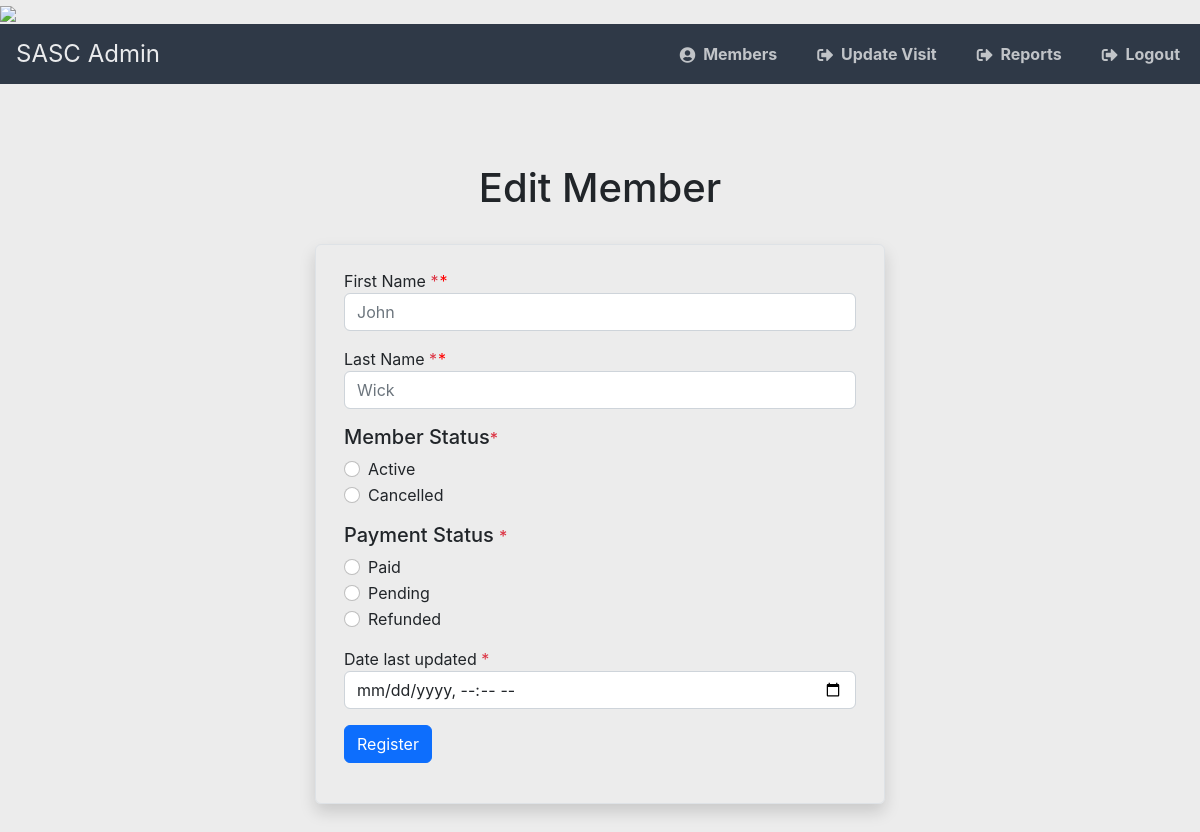
Page /editmember.php?mem_pass_number=1 on the earlier database version.
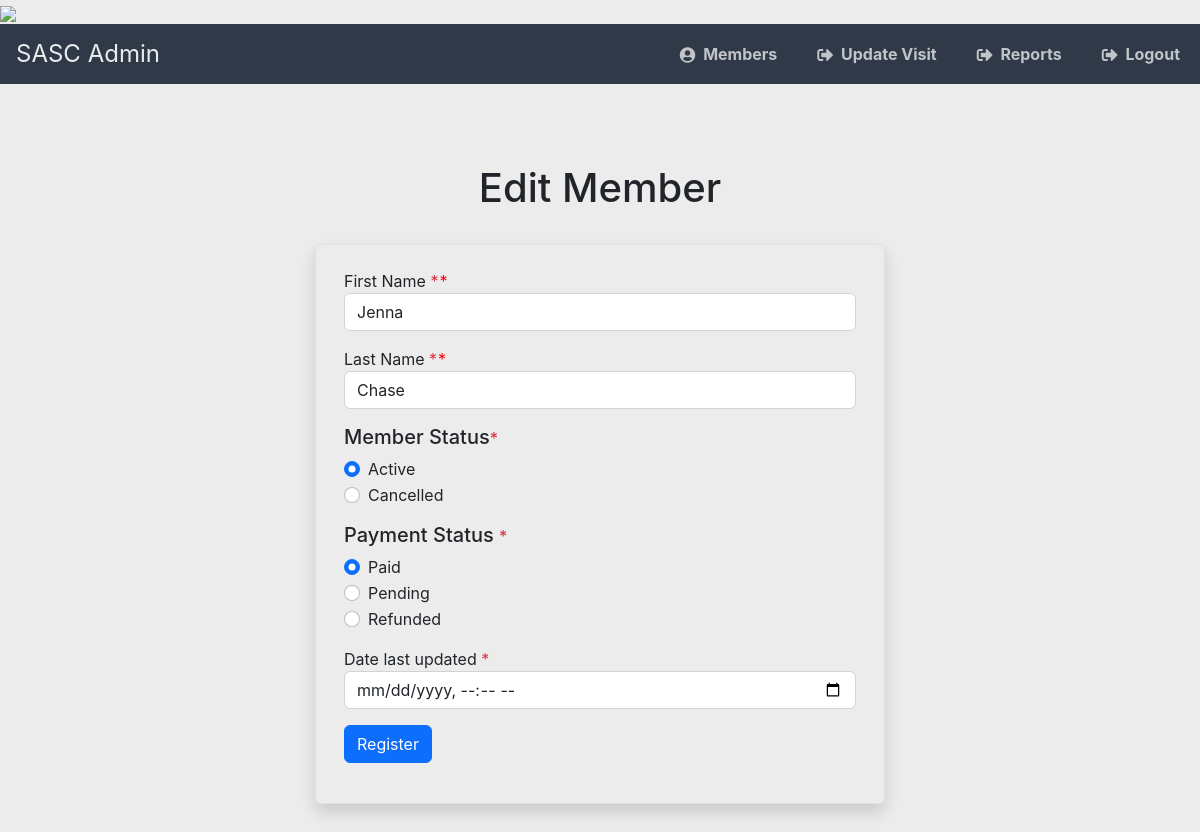
Same page on the later database version.
### tables this page shows
CREATE TABLE `app_members` (
  `mem_pass_number` varchar(50) NOT NULL,
  `mem_first_name` varchar(50) NOT NULL,
  `mem_last_name` varchar(50) NOT NULL,
  `mem_status` enum('Cancelled','Active') NOT NULL,
  `mem_payment_status` enum('Paid','Pending','Refunded') NOT NULL,
  `mem_bar_code` varchar(50) NOT NULL,
  `mem_last_updated` timestamp NOT NULL
);

### html/includes/functions.php (called while the page is built, shortened)
<?php
function connectToDB()
{
    $db = config('db');
    $servername = $db['servername'];
    $username = $db['username'];
    $password = $db['password'];
    $dbName = $db['dbName'];
    try {
        $conn = new PDO("mysql:host=$servername;dbname=$dbName", $username, $password);
        $conn->setAttribute(PDO::ATTR_ERRMODE, PDO::ERRMODE_EXCEPTION);
        return $conn;
    } catch (PDOException $e) {
        echo 'Connection Failed: ' . $e->getMessage();
    }
}
function getMember($id)
{
    $conn = connectToDB();
    if ($conn) {
        $data = $conn->query("SELECT * FROM app_members WHERE mem_pass_number = $id")->fetchAll();
    }
    return $data;
}

### html/editmember.php (the view, shortened to what the changed rows need)
<?php
include_once('includes/functions.php');
$id = $_GET['mem_pass_number'];
$member = getMember($id)[0];
$errors = [];
function isInvalid(string $field)
{
    global $errors;
    return (in_array($field, $errors)) ? 'is-invalid' : null;
}
?>
<!doctype html>
<html lang="en">
<head>
    <link href="https://cdn.jsdelivr.net/npm/bootstrap@5.2.3/dist/css/bootstrap.min.css" rel="stylesheet">
    <link rel="stylesheet" href="https://use.fontawesome.com/releases/v5.7.1/css/all.css">
    <link href="./css/styles.css" rel="stylesheet" />
</head>
<body>
    <?php include 'includes/header.php'; ?>
    <div class="min-vh-100 d-flex align-items-center">
        <div class="container">
            <div class="row">
                <div class="col-12 text-center mb-4">
                    <h1>Edit Member <?php ?></h1>
                </div>
            </div>
            <div class="row d-flex justify-content-center">
                <div class="col-10 col-sm-8 col-md-6 rounded shadow border">
                    <form method="post" action="<?php htmlspecialchars($_SERVER['PHP_SELF']); ?>" class="py-4 px-3 needs-validation" novalidate>
                        <div class="mb-3 has-validation">
                            <label for="mem_first_name">First Name <nobr class="text-danger">*</nobr></label>
                            <input type="text" id="mem_first_name" name="mem_first_name" placeholder="John" class="form-control <?php echo isInvalid('mem_first_name'); ?>" value="<?php echo $member['mem_first_name'] ?>" required />
                        </div>
                        <div class="mb-3 has-validation">
                            <label for="mem_last_name">Last Name <nobr class="text-danger">*</nobr></label>
                            <input type="text" id="mem_last_name" name="mem_last_name" placeholder="Wick" class="form-control <?php echo isInvalid('mem_last_name'); ?>" value="<?php echo $member['mem_last_name'] ?>" required />
                        </div>
                        <div class="mb-3 has-validation">
                            <div class="form-check">
                                <input class="form-check-input <?php echo isInvalid('mem_status'); ?>" type="radio" name="mem_status" id="mem_status-active" value="Active" <?php echo ($member['mem_status'] === 'Active') ? 'checked' : null ?> required />
                                <label class="form-check-label" for="program1">Active</label>
                            </div>
                            <div class="form-check">
                                <input class="form-check-input <?php echo isInvalid('mem_status'); ?>" type="radio" name="mem_status" id="mem_status-cancelled" value="Cancelled" <?php echo ($member['mem_status'] === 'Cancelled') ? 'checked' : null ?> required />
                                <label class="form-check-label" for="program2">Cancelled</label>
                            </div>
                        </div>
                        <div class="mb-3 has-validation">
                            <div class="form-check">
                                <input class="form-check-input <?php echo isInvalid('mem_payment_status'); ?>" type="radio" name="mem_payment_status" id="payment-paid" value="paid" <?php echo ($member['mem_payment_status'] === 'Paid') ? 'checked' : null ?> required  />
                                <label class="form-check-label" for="mem_payment_status-paid">Paid</label>
                            </div>
                            <div class="form-check">
                                <input class="form-check-input <?php echo isInvalid('mem_payment_status'); ?>" type="radio" name="mem_payment_status" id="payment-pending" value="pending" <?php echo ($member['mem_payment_status'] === 'Pending') ? 'checked' : null ?> required />
                                <label class="form-check-label" for="mem_payment_status-pending">Pending</label>
                            </div>
                            <div class="form-check">
                                <input class="form-check-input <?php echo isInvalid('mem_payment_status'); ?>" type="radio" name="mem_payment_status" id="payment-refunded" value="refunded" <?php echo ($member['mem_payment_status'] === 'Refunded') ? 'checked' : null ?> required />
                                <label class="form-check-label" for="mem_payment_status-refunded">Refunded</label>
                            </div>
                        </div>
                    </form>
                </div>
            </div>
        </div>
    </div>
</body>
</html>

Differences in the rows shown:
added app_members: mem_first_name "Jenna", mem_last_name "Chase", mem_status "☑", mem_payment_status "☑"
Other differences:
form field mem_status: "☐" → (not shown)
form field mem_payment_status: "☐" → (not shown)
